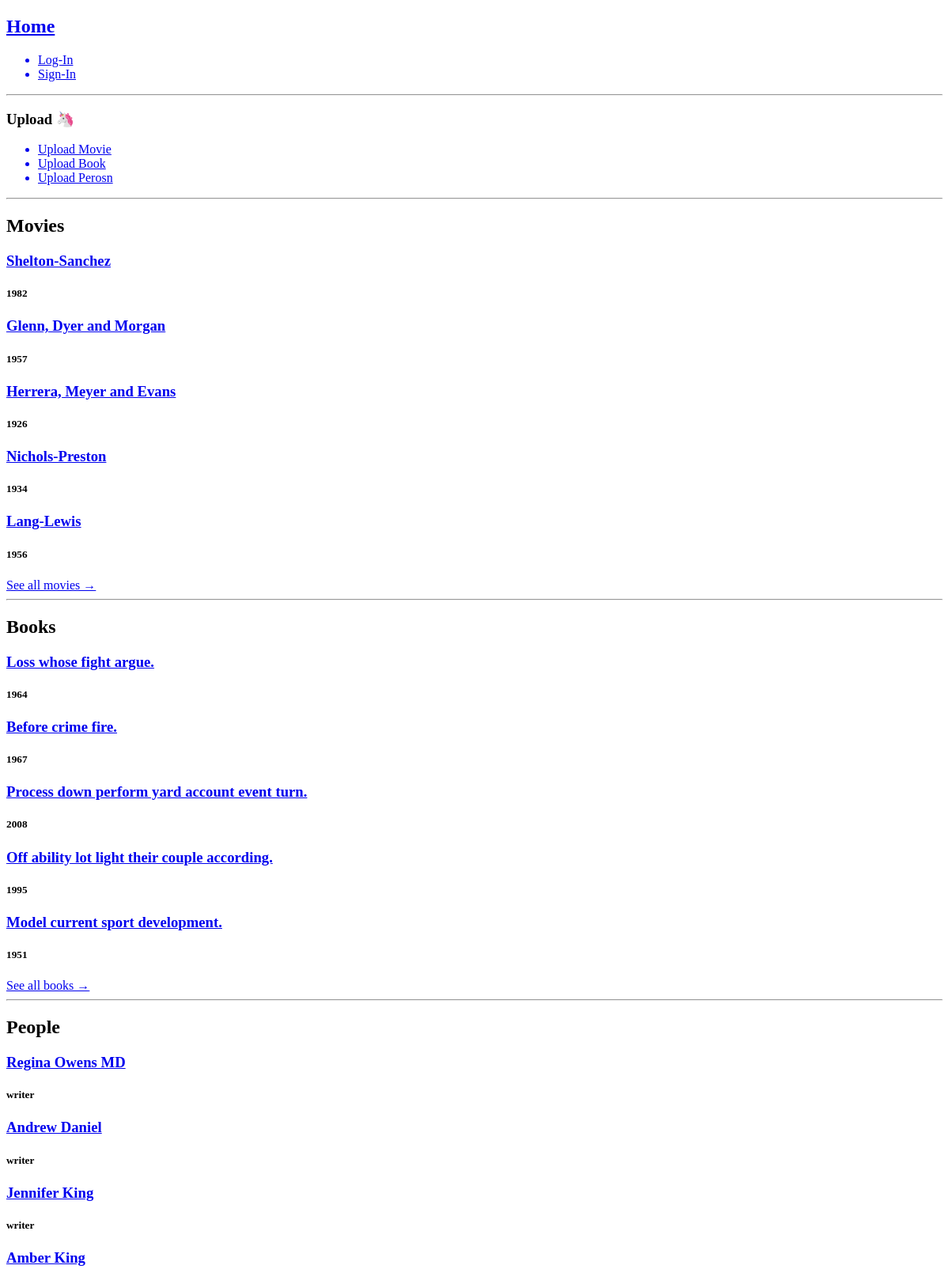
/ (upper part), run on an earlier commit of the app's database.
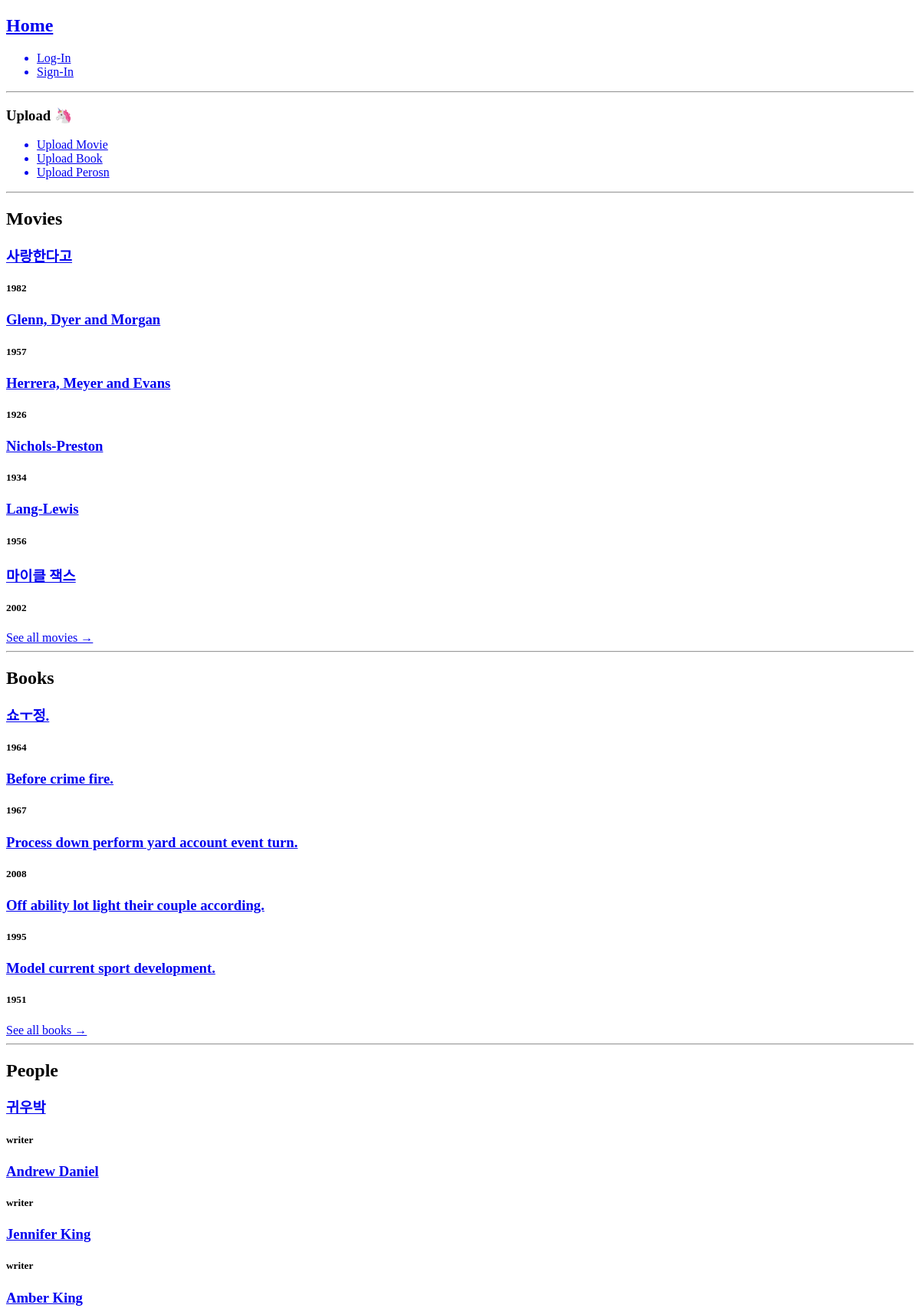
And on a later commit of the database.
### movies/models.py (models this page shows, shortened)
class Movie(TimeStampModel):
    title = models.CharField(max_length=120)
    year = models.IntegerField()
    cover_image = models.ImageField(null=True, blank=True)
    rating = models.IntegerField()
    category = models.ForeignKey(
        "categories.Category", on_delete=models.CASCADE, related_name="movies"
    )
    director = models.ForeignKey(
        "people.Person", on_delete=models.CASCADE, related_name="movies"
    )
    cast = models.ManyToManyField("people.Person", blank=True)

### books/models.py (models this page shows, shortened)
class Book(core_models.TimeStampModel):
    title = models.CharField(max_length=120)
    year = models.IntegerField()
    cover_image = models.ImageField(null=True, blank=True)
    rating = models.FloatField()
    category = models.ForeignKey(
        "categories.Category", on_delete=models.CASCADE, related_name="books"
    )
    writer = models.ForeignKey(
        "people.Person", on_delete=models.CASCADE, related_name="books"
    )

### people/models.py (models this page shows, shortened)
class Person(core_models.TimeStampModel):
    KIND_ACTOR = "actor"
    KIND_DIRECTOR = "director"
    KIND_WRITER = "writer"
    KIND_CHOICES = (
        (KIND_ACTOR, "Actor"),
        (KIND_DIRECTOR, "Director"),
        (KIND_WRITER, "Writer"),
    )
    name = models.CharField(max_length=120)
    photo = models.ImageField(null=True, blank=True)
    kind = models.CharField(max_length=15, choices=KIND_CHOICES)

### core/views.py (the view)
# urls.py: path("", resolve_home, name="home"),
def resolve_home(request):
    movies = Movie.objects.all().order_by("pk")[:10]
    books = Book.objects.all().order_by("pk")[:10]
    people = Person.objects.all().order_by("pk")[:10]
    return render(
        request,
        "home.html",
        {"movies": movies, "books": books, "people": people, "page_title": "Home"},
    )

### templates/home.html (shortened to what this page needs)
{% extends "base.html" %}
{% block content %}
<hr/>
<nav>
  <h3>Upload 🦄</h3>
  <ul>
    <a href="{% url "movies:movieCreate" %}"><li>Upload Movie</li></a>
    <a href="{% url "books:bookCreate" %}"><li>Upload Book</li></a>
    <a href="{% url "people:personCreate" %}"><li>Upload Perosn</li></a>
  </ul>
</nav>
<hr/>
<div>
  <h2>Movies</h2>
  {% for movie in movies %}
  <div>
      <a href="{% url 'movies:movieDetail' movie.pk %}"><h3>{{movie.title}}</h3></a>
    <h5>{{movie.year}}</h5>
  </div>
  {% endfor %}
  <a href="{% url 'movies:movies' %}">See all movies &rarr;</a>
<hr />
</div>
<div>
  <h2>Books</h2>
  {% for book in books %}
  <div>
    <a href="{% url 'books:bookDeatil' book.pk %}"><h3>{{book.title}}</h3></a>
    <h5>{{book.year}}</h5>
  </div>
  {% endfor %}
  <a href="{% url 'books:books' %}">See all books &rarr;</a>
<hr />
</div>
<div>
  <h2>People</h2>
  {% for person in people %}
  <div>
    <a href="{% url "people:peopleDetail" person.pk%}"><h3>{{person.name}}</h3></a>
    <h5>{{person.kind}}</h5>
  </div>
  {% endfor %}
{% endblock content %}

What changed in the data, as far as the page shows it:
changed Movie: title "Shelton-Sanchez" → "사랑한다고"
added Movie: title "마이클 잭스", year "2002"
changed Book: title "Loss whose fight argue." → "쇼ㅜ정."
changed Person: name "Regina Owens MD" → "귀우박"
